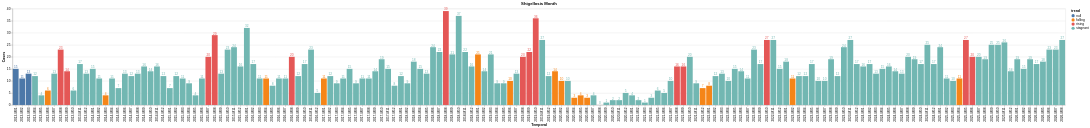

The notebook cell this image was saved under:
### Code cell
#Gruppieren nach Jahren und Werte summieren


bar_month = alt.Chart(data_month).mark_bar().encode(
    x=alt.X("temporal:N", title="Temporal"),
    y=alt.Y("value:Q", title="Cases"),
    color=alt.Color("trend:N")
).properties(
    title="Shigellosis Month"
)

# Textlabels
text = bar_month.mark_text(
    align="center",
    dy=-5,
    size=10
).encode(
    text="value:Q"
)

bar_month = bar_month + text
bar_month

### Figure 1 — Vega-Lite specification as saved in the notebook (floating-point values rounded to 4 significant figures; data arrays with more than 128 entries replaced by an {"elided": "..."} marker saying what was removed)
{"config": {"view": {"continuousWidth": 300, "continuousHeight": 300}}, "layer": [{"mark": {"type": "bar"}, "encoding": {"color": {"field": "trend", "type": "nominal"}, "x": {"field": "temporal", "title": "Temporal", "type": "nominal"}, "y": {"field": "value", "title": "Cases", "type": "quantitative"}}, "title": "Shigellosis Month"}, {"mark": {"type": "text", "align": "center", "dy": -5, "size": 10}, "encoding": {"color": {"field": "trend", "type": "nominal"}, "text": {"field": "value", "type": "quantitative"}, "x": {"field": "temporal", "title": "Temporal", "type": "nominal"}, "y": {"field": "value", "title": "Cases", "type": "quantitative"}}, "title": "Shigellosis Month"}], "data": {"name": "data-d7dac9a7c92e40992092280e9e334c0f"}, "$schema": "https://vega.github.io/schema/vega-lite/v6.1.0.json", "datasets": {"data-d7dac9a7c92e40992092280e9e334c0f": {"elided": "164 records"}}}
